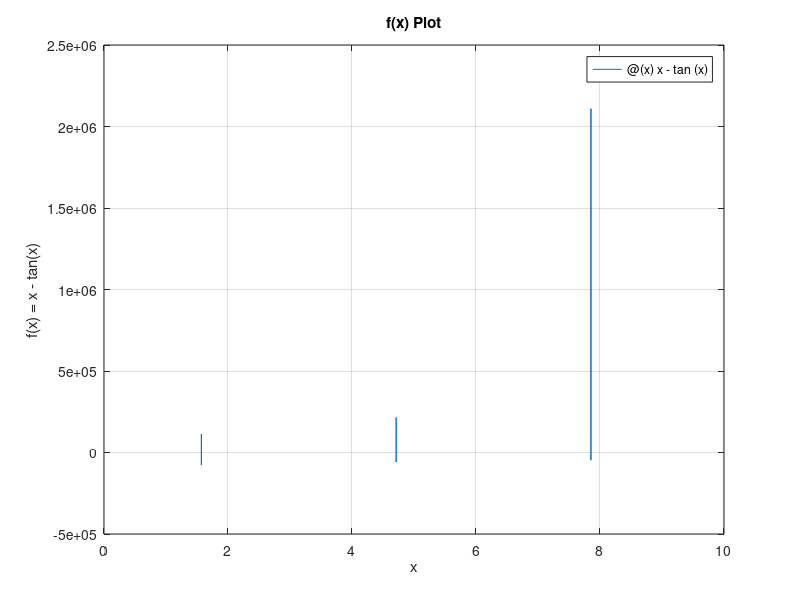

The MATLAB script that drew this image: (Note: this script raises an error after producing the figure.)
% Name          : Kai Chuen Tan
% Title         : Homework 2
% Course        : CSE 276C: Mathematics for Robotics
% Professor     : Dr. Henrik I. Christensen
% Date          : 17th October 2021

clear all;
clc;

fprintf('Name          : Kai Chuen Tan\n')
fprintf('Title         : Homework 2\n')
fprintf('Course        : CSE 276C: Mathematics for Robotics\n')
fprintf('Professor     : Dr. Henrik I. Christensen\n')
fprintf('Date          : 17th October 2021\n\n')
fprintf('--------------------------------------------------------\n\n')

%% --------------------------------------------------------
% Problem 3 - Newton's Method
fprintf('Problem 3 - Newton''s Method \n')
% Given an equation x = tan (x). Find two solutions 
% (upper and lower bounds) that are the nearest to x = 5.

% x = tan(x)
% 0 = x - tan(x)
% f(x) = x - tan(x)
% d(f(x))/dx = 1 - sec^2(x)

% Exact of x
x_exact = 5;
% Define x_k
x_k = (1:0.1:10);
% Define function of x
fx = @(x)x - tan(x);
% Define the 1st derivative of function x
dfx = @(x)1 - (sec(x))^2;
% Error Tolerance, e
error_tol = 1e-6;
% Maximum Iteration to quit the function
max_iter = 1000;

% Plot the graph to guess the location of the roots.
figure
fplot(fx, [0, 10]);
title('f(x) Plot')
xlabel('x')
ylabel('f(x) = x - tan(x)')
grid on

% Display two closest values.
fprintf("\nThe two solutions that are nearest to 5 are the following:\n")

% Call the Newton's Method to find two closet solutions
[x_1, x_2] = Newtons_Method(x_exact, x_k, fx, dfx, max_iter, error_tol)






